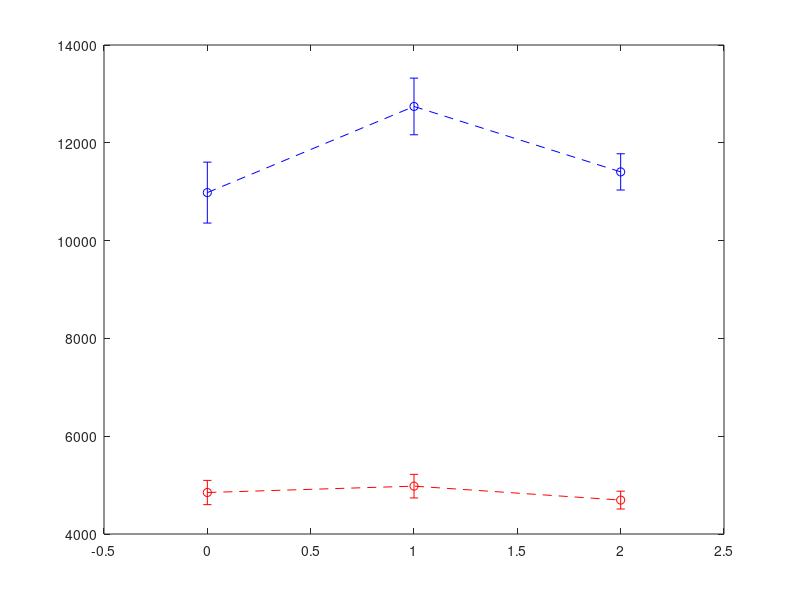

Source code (MATLAB): (Note: this script raises an error after producing the figure.)
%% reset
clear;
%% calculate means of needed time until 90 % of food is eaten for npr-1 and N2 worms and plot results

% load data and save variables
load('L35N40patch1TimeNpr1.mat')
timeNpr1patch1 = time90percentEatenNpr1;
load('L35N40patch2TimeNpr1.mat')
timeNpr1patch2 = time90percentEatenNpr1;
load('L35N40patch4TimeNpr1.mat')
timeNpr1patch4 = time90percentEatenNpr1;

load('L35N40patch1TimeN2.mat')
timeN2patch1 = time90percentEatenN2;
load('L35N40patch2TimeN2.mat')
timeN2patch2 = time90percentEatenN2;
load('L35N40patch4TimeN2.mat')
timeN2patch4 = time90percentEatenN2;

% calculate means and standard deviations
deltaT = 10; % set delta T at 10s (moving 2 lattice spacings of 1mm at 200mu/s in one time step)
meansTimeNpr1(1) = mean(timeNpr1patch1)*deltaT;
meansTimeNpr1(2) = mean(timeNpr1patch2)*deltaT;
meansTimeNpr1(3) = mean(timeNpr1patch4)*deltaT;

stdTimeNpr1(1) = std(timeNpr1patch1)*deltaT;
stdTimeNpr1(2) = std(timeNpr1patch2)*deltaT;
stdTimeNpr1(3) = std(timeNpr1patch4)*deltaT;

meansTimeN2(1) = mean(timeN2patch1)*deltaT;
meansTimeN2(2) = mean(timeN2patch2)*deltaT;
meansTimeN2(3) = mean(timeN2patch4)*deltaT;

stdTimeN2(1) = std(timeN2patch1)*deltaT;
stdTimeN2(2) = std(timeN2patch2)*deltaT;
stdTimeN2(3) = std(timeN2patch4)*deltaT;

% plot means with error bars of 1 SD
figure('pos',[0 0 1240 960]/2);
x = 0:2;
eNpr1 = errorbar(x,meansTimeNpr1,stdTimeNpr1,'--ob');
hold on
eN2 = errorbar(x,meansTimeN2,stdTimeN2,'--or');
eNpr1.LineWidth = 6/2;
eNpr1.MarkerSize = 15/2;
eNpr1.MarkerFaceColor = 'b';
eNpr1.CapSize = 25/2;
eN2.LineWidth = 6/2;
eN2.MarkerSize = 15/2;
eN2.MarkerFaceColor = 'r';
eN2.CapSize = 25/2; 
[lgd,objects] = legend('npr-1','N2');
set(findobj(objects,'-property','MarkerSize'),'MarkerSize',15/2)
set(findobj(objects,'-property','FontSize'),'FontSize',34/2)
set(lgd,'FontSize',40/2)
lgd.Position = [0.67 0.775 0.23 0.125];
xticks(x)
xticklabels({'1','2','4'})
axis([0 2 0 2e4])
set(gca,'FontSize',42/2)
ax = gca;
ax.LineWidth = 5/2;
xlabel('number of food patches')
ylabel('mean time (s)')
box off
%% calculate the sum of food units every worm has eaten in every simulation

% npr-1 worms, one food patch
load('L35N40patch1IndividuallyEatenFUsNpr1.mat')
FUsNpr1patch1 = FUsEatenNpr1;
FUsPerNpr1WormPatch1 = zeros(40,500);
FUsNpr1EffPatch1 = zeros(40,500);

for ii = 1:500
    FUsPerNpr1WormPatch1(:,ii) = sum(FUsNpr1patch1(:,1:timeNpr1patch1(ii),ii),2);
    FUsNpr1EffPatch1(:,ii) = sum(FUsNpr1patch1(:,2:timeNpr1patch1(ii),ii),2);
end

FUsPerNpr1WormPatch1 = reshape(FUsPerNpr1WormPatch1,[40*500,1]);
FUsNpr1EffPatch1 = reshape(FUsNpr1EffPatch1,[40*500,1]);


% npr-1 worms, two food patches
load('L35N40patch2IndividuallyEatenFUsNpr1.mat')
FUsNpr1patch2 = FUsEatenNpr1;
FUsPerNpr1WormPatch2 = zeros(40,500);
FUsNpr1EffPatch2 = zeros(40,500);

for ii = 1:500
    FUsPerNpr1WormPatch2(:,ii) = sum(FUsNpr1patch2(:,1:timeNpr1patch2(ii),ii),2);
    FUsNpr1EffPatch2(:,ii) = sum(FUsNpr1patch2(:,2:timeNpr1patch2(ii),ii),2);
end

FUsPerNpr1WormPatch2 = reshape(FUsPerNpr1WormPatch2,[40*500,1]);
FUsNpr1EffPatch2 = reshape(FUsNpr1EffPatch2,[40*500,1]);

% npr-1 worms, four food patches
load('L35N40patch4IndividuallyEatenFUsNpr1.mat')
FUsNpr1patch4 = FUsEatenNpr1;
FUsPerNpr1WormPatch4 = zeros(40,500);
FUsNpr1EffPatch4 = zeros(40,500);

for ii = 1:500
    FUsPerNpr1WormPatch4(:,ii) = sum(FUsNpr1patch4(:,1:timeNpr1patch4(ii),ii),2);
    FUsNpr1EffPatch4(:,ii) = sum(FUsNpr1patch4(:,2:timeNpr1patch4(ii),ii),2);
end

FUsPerNpr1WormPatch4 = reshape(FUsPerNpr1WormPatch4,[40*500,1]);
FUsNpr1EffPatch4 = reshape(FUsNpr1EffPatch4,[40*500,1]);


% N2 worms, one food patch
load('L35N40patch1IndividuallyEatenFUsN2.mat')
FUsN2patch1 = FUsEatenN2;
FUsPerN2WormPatch1 = zeros(40,500);
FUsN2EffPatch1 = zeros(40,500);

for ii = 1:500
    FUsPerN2WormPatch1(:,ii) = sum(FUsN2patch1(:,1:timeN2patch1(ii),ii),2);
    FUsN2EffPatch1(:,ii) = sum(FUsN2patch1(:,2:timeN2patch1(ii),ii),2);
end

FUsPerN2WormPatch1 = reshape(FUsPerN2WormPatch1,[40*500,1]);
FUsN2EffPatch1 = reshape(FUsN2EffPatch1,[40*500,1]);


% N2 worms, two food patches
load('L35N40patch2IndividuallyEatenFUsN2.mat')
FUsN2patch2 = FUsEatenN2;
FUsPerN2WormPatch2 = zeros(40,500);
FUsN2EffPatch2 = zeros(40,500);

for ii = 1:500
    FUsPerN2WormPatch2(:,ii) = sum(FUsN2patch2(:,1:timeN2patch2(ii),ii),2);
    FUsN2EffPatch2(:,ii) = sum(FUsN2patch2(:,2:timeN2patch2(ii),ii),2);
end

FUsPerN2WormPatch2 = reshape(FUsPerN2WormPatch2,[40*500,1]);
FUsN2EffPatch2 = reshape(FUsN2EffPatch2,[40*500,1]);


% N2 worms, four food patches
load('L35N40patch4IndividuallyEatenFUsN2.mat')
FUsN2patch4 = FUsEatenN2;
FUsPerN2WormPatch4 = zeros(40,500);
FUsN2EffPatch4 = zeros(40,500);

for ii = 1:500
    FUsPerN2WormPatch4(:,ii) = sum(FUsN2patch4(:,1:timeN2patch4(ii),ii),2);
    FUsN2EffPatch4(:,ii) = sum(FUsN2patch4(:,2:timeN2patch4(ii),ii),2);
end

FUsPerN2WormPatch4 = reshape(FUsPerN2WormPatch4,[40*500,1]);
FUsN2EffPatch4 = reshape(FUsN2EffPatch4,[40*500,1]);

%% plot histograms for number of individually eaten food units for npr-1 worms

edges = 0:10:800;

% plot normalized combined histogram for npr-1 worms
figure('pos',[0 0 1240 1748]);
hNpr1(1) = histogram(FUsPerNpr1WormPatch1,'BinEdges',edges,'Normalization','probability','DisplayStyle','stairs','EdgeColor','r');
hold on
hNpr1(2) = histogram(FUsPerNpr1WormPatch2,'BinEdges',edges,'Normalization','probability','DisplayStyle','stairs','EdgeColor','k');
hNpr1(3) = histogram(FUsPerNpr1WormPatch4,'BinEdges',edges,'Normalization','probability','DisplayStyle','stairs','EdgeColor','b');
legend(hNpr1,'one food patch','two food patches','four food patches');
hNpr1(1).LineWidth = 6;
hNpr1(2).LineWidth = 6;
hNpr1(3).LineWidth = 6;
ax = gca;
ax.FontSize = 42;
ax.LineWidth = 5;
ylim([0 0.10])
ylabel('relative frequency')
xlabel('individually eaten food units')
lgd = findobj(gcf, 'Type', 'Legend');
lgd.LineWidth = 6;
lgd.FontSize = 40;
box off

%% plot same histograms for N2 worms

edges = 0:10:800;

% plot normalized combined histogram for N2 worms
figure('pos',[0 0 1240 1748]);
hN2(1) = histogram(FUsPerN2WormPatch1,'BinEdges',edges,'Normalization','probability','DisplayStyle','stairs','EdgeColor','r');
hold on
hN2(2) = histogram(FUsPerN2WormPatch2,'BinEdges',edges,'Normalization','probability','DisplayStyle','stairs','EdgeColor','k');
hN2(3) = histogram(FUsPerN2WormPatch4,'BinEdges',edges,'Normalization','probability','DisplayStyle','stairs','EdgeColor','b');
legend(hN2,'one food patch','two food patches','four food patches');
hN2(1).LineWidth = 6;
hN2(2).LineWidth = 6;
hN2(3).LineWidth = 6;
ax = gca;
ax.FontSize = 42;
ax.LineWidth = 5;
ylim([0 0.10])
ylabel('relative frequency')
xlabel('individually eaten food units')
lgd = findobj(gcf, 'Type', 'Legend');
lgd.LineWidth = 6;
lgd.FontSize = 40;
box off

%% plot histograms with number of ingested food units of npr-1 and N2 worms in each food environment

edges = 0:10:800; 

%one food patch
figure('pos',[0 0 1240 1748]);
hCombined1(1) = histogram(FUsPerNpr1WormPatch1,'BinEdges',edges,'Normalization','probability','DisplayStyle','stairs','EdgeColor','b');
hold on
hCombined1(2) = histogram(FUsPerN2WormPatch1,'BinEdges',edges,'Normalization','probability','DisplayStyle','stairs','EdgeColor','r');
legend(hCombined1,'npr-1','N2');
hCombined1(1).LineWidth = 6;
hCombined1(2).LineWidth = 6;
ax = gca;
ax.FontSize = 42;
ax.LineWidth = 5;
ylim([0 0.10])
ylabel('relative frequency')
xlabel('individually eaten food units')
lgd = findobj(gcf, 'Type', 'Legend');
lgd.LineWidth = 6;
lgd.FontSize = 60;
title('one food patch')
box off

% two food patches
figure('pos',[0 0 1240 1748]);
hCombined2(1) = histogram(FUsPerNpr1WormPatch2,'BinEdges',edges,'Normalization','probability','DisplayStyle','stairs','EdgeColor','b');
hold on
hCombined2(2) = histogram(FUsPerN2WormPatch2,'BinEdges',edges,'Normalization','probability','DisplayStyle','stairs','EdgeColor','r');
legend(hCombined2,'npr-1','N2');
hCombined2(1).LineWidth = 6;
hCombined2(2).LineWidth = 6;
ax = gca;
ax.FontSize = 42;
ax.LineWidth = 5;
ylim([0 0.10])
ylabel('relative frequency')
xlabel('individually eaten food units')
lgd = findobj(gcf, 'Type', 'Legend');
lgd.LineWidth = 6;
lgd.FontSize = 40;
title('two food patches')
box off

% four food patches
figure('pos',[0 0 1240 1748]);
hCombined4(1) = histogram(FUsPerNpr1WormPatch4,'BinEdges',edges,'Normalization','probability','DisplayStyle','stairs','EdgeColor','b');
hold on
hCombined4(2) = histogram(FUsPerN2WormPatch4,'BinEdges',edges,'Normalization','probability','DisplayStyle','stairs','EdgeColor','r');
legend(hCombined4,'npr-1','N2');
hCombined4(1).LineWidth = 6;
hCombined4(2).LineWidth = 6;
ax = gca;
ax.FontSize = 42;
ax.LineWidth = 5;
ylim([0 0.10])
ylabel('relative frequency')
xlabel('individually eaten food units')
lgd = findobj(gcf, 'Type', 'Legend');
lgd.LineWidth = 6;
lgd.FontSize = 40;
title('four food patches')
box off
%% calculate efficiencies 

% npr-1, one food patch
load('L35N40patch1StepsNpr1.mat')
allStepsNpr1patch1 = allStepsNpr1;
summedStepsNpr1patch1 = zeros(40,500);

for ii = 1:500
    summedStepsNpr1patch1(:,ii) = sum(allStepsNpr1patch1(:,1:timeNpr1patch1(ii)-1,ii),2);
end

summedStepsNpr1patch1 = reshape(summedStepsNpr1patch1,[40*500,1]);

% npr-1, two food patches
load('L35N40patch2StepsNpr1.mat')
allStepsNpr1patch2 = allStepsNpr1;
summedStepsNpr1patch2 = zeros(40,500);

for ii = 1:500
    summedStepsNpr1patch2(:,ii) = sum(allStepsNpr1patch2(:,1:timeNpr1patch2(ii)-1,ii),2);
end

summedStepsNpr1patch2 = reshape(summedStepsNpr1patch2,[40*500,1]);

% npr-1, four food patches
load('L35N40patch4StepsNpr1.mat')
allStepsNpr1patch4 = allStepsNpr1;
summedStepsNpr1patch4 = zeros(40,500);

for ii = 1:500
    summedStepsNpr1patch4(:,ii) = sum(allStepsNpr1patch4(:,1:timeNpr1patch4(ii)-1,ii),2);
end

summedStepsNpr1patch4 = reshape(summedStepsNpr1patch4,[40*500,1]);

% N2, one food patch
load('L35N40patch1StepsN2.mat')
allStepsN2patch1 = allStepsN2;
summedStepsN2patch1 = zeros(40,500);

for ii = 1:500
    summedStepsN2patch1(:,ii) = sum(allStepsN2patch1(:,1:timeN2patch1(ii)-1,ii),2);
end

summedStepsN2patch1 = reshape(summedStepsN2patch1,[40*500,1]);

% N2, two food patches
load('L35N40patch2StepsN2.mat')
allStepsN2patch2 = allStepsN2;
summedStepsN2patch2 = zeros(40,500);

for ii = 1:500
    summedStepsN2patch2(:,ii) = sum(allStepsN2patch2(:,1:timeN2patch2(ii)-1,ii),2);
end

summedStepsN2patch2 = reshape(summedStepsN2patch2,[40*500,1]);

% N2, four food patches
load('L35N40patch4StepsN2.mat')
allStepsN2patch4 = allStepsN2;
summedStepsN2patch4 = zeros(40,500);

for ii = 1:500
    summedStepsN2patch4(:,ii) = sum(allStepsN2patch4(:,1:timeN2patch4(ii)-1,ii),2);
end

summedStepsN2patch4 = reshape(summedStepsN2patch4,[40*500,1]);


% compute efficiencies 
efficienciesNpr1patch1 = FUsNpr1EffPatch1./summedStepsNpr1patch1;
efficienciesNpr1patch2 = FUsNpr1EffPatch2./summedStepsNpr1patch2;
efficienciesNpr1patch4 = FUsNpr1EffPatch4./summedStepsNpr1patch4;
efficienciesN2patch1 = FUsN2EffPatch1./summedStepsN2patch1;
efficienciesN2patch2 = FUsN2EffPatch2./summedStepsN2patch2;
efficienciesN2patch4 = FUsN2EffPatch4./summedStepsN2patch4;

%% plot histograms of individual efficiencies of npr-1 worms

edges = 0:0.01:1;

figure('pos',[0 0 1240 1748]);
hisNpr1(1) = histogram(efficienciesNpr1patch1,'BinEdges',edges,'Normalization','probability','DisplayStyle','stairs','EdgeColor','r');
hold on
hisNpr1(2) = histogram(efficienciesNpr1patch2,'BinEdges',edges,'Normalization','probability','DisplayStyle','stairs','EdgeColor','k');
hisNpr1(3) = histogram(efficienciesNpr1patch4,'BinEdges',edges,'Normalization','probability','DisplayStyle','stairs','EdgeColor','b');
legend(hisNpr1,'one food patch','two food patches','four food patches');
hisNpr1(1).LineWidth = 6;
hisNpr1(2).LineWidth = 6;
hisNpr1(3).LineWidth = 6;
ax = gca;
ax.FontSize = 42;
ax.LineWidth = 5;
ylim([0 0.15])
ylabel('relative frequency')
xlabel('individual foraging efficiency')
lgd = findobj(gcf, 'Type', 'Legend');
lgd.LineWidth = 6;
lgd.FontSize = 40;
box off

%% do same for individual efficiencies of N2 worms

edges = 0:0.01:1;

figure('pos',[0 0 1240 1748]);
hisN2(1) = histogram(efficienciesN2patch1,'BinEdges',edges,'Normalization','probability','DisplayStyle','stairs','EdgeColor','r');
hold on
hisN2(2) = histogram(efficienciesN2patch2,'BinEdges',edges,'Normalization','probability','DisplayStyle','stairs','EdgeColor','k');
hisN2(3) = histogram(efficienciesN2patch4,'BinEdges',edges,'Normalization','probability','DisplayStyle','stairs','EdgeColor','b');
legend(hisN2,'one food patch','two food patches','four food patches');
hisN2(1).LineWidth = 6;
hisN2(2).LineWidth = 6;
hisN2(3).LineWidth = 6;
ax = gca;
ax.FontSize = 42;
ax.LineWidth = 5;
ylim([0 0.15])
ylabel('relative frequency')
xlabel('individual foraging efficiency')
lgd = findobj(gcf, 'Type', 'Legend');
lgd.LineWidth = 6;
lgd.FontSize = 40;
box off
